Frame 1 (no input): blank canvas, image omitted
Frame 60 (the mouse pressed at the canvas centre just before this capture): blank canvas, image omitted
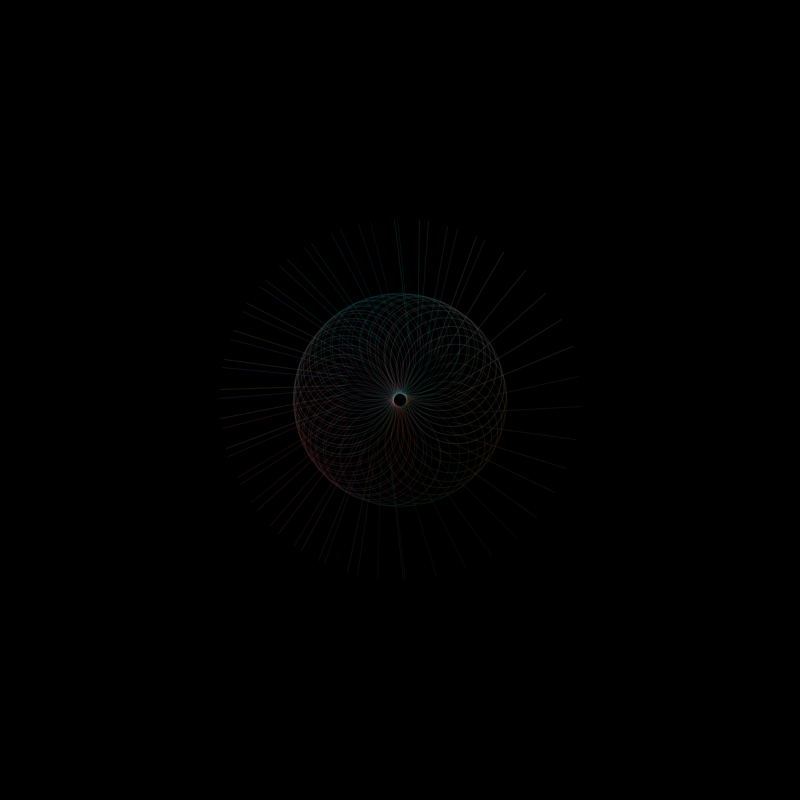
Frame 120 (the mouse held since frame 60 and released just before this capture)

The Processing sketch whose frames 1 and 60 were blank and that drew this single picture after the mouse press (run headless with seeded random() and noise(); from frame 60 on, the mouse is pressed at the canvas centre):

// Processing sketch: processing_78494
// ── processing_78494.pde

void setup() {
  size(800, 800);
  background(0, 0, 0);
}

void draw() {
  translate(mouseX, mouseY);
  rotate(millis()/100.0);
  float cor1 = abs ( 200*sin(millis()/100) );
  float cor2 = abs( 200*sin(millis()/150) );
  float cor3 = abs( 200*sin(millis()/300) );

  stroke( cor1, cor2, cor3, 30);
  noFill();
  //ellipse(mouseY/10.0,mouseX/10.0, 100, 100);
  // line(mouseY/10.0,mouseX/10.0,150,100);
  if (mousePressed) {
    ellipse(mouseY/10.0, mouseX/10.0, 100, 100);
    line(mouseY/10.0, mouseX/10.0, 150, 100);
  }
}

void keyPressed(){
  fill(0,0,0,75);
  rect(0,0,800,800);
}
